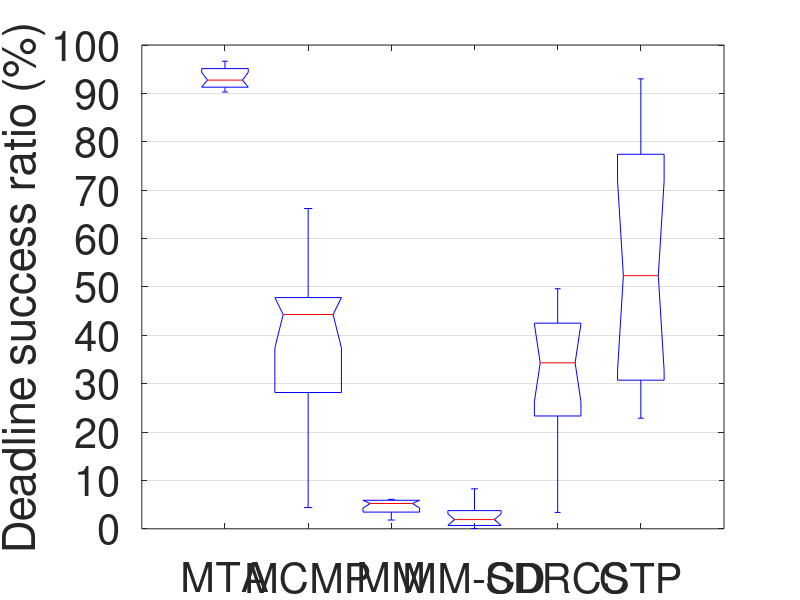

Source code (MATLAB): (Note: this script raises an error after producing the figure.)
%%%%%%%%%%%%%%%%%%%%%%%%%%%%%%%%%%%%%%%%%%%%%%%%%%%%%%%%%%%%%%%%%%%%%%%%%%%%%%%%%%%%%%%
%   Author: Xiaohui Liu (whulxh@gmail.com)
%   Date:   9/28/2011
%   Function: prepares figures for display
%%%%%%%%%%%%%%%%%%%%%%%%%%%%%%%%%%%%%%%%%%%%%%%%%%%%%%%%%%%%%%%%%%%%%%%%%%%%%%%%%%%%%%%%
%% deadline success ratio
cd ~/Dropbox/tOR/figures/;
% protocols = {'MTA'; 'M-DB'; 'M-mDQ'; 'mDQ'; 'M-FIFO'; 'M-MD';};
% 'm' for min
protocols = {'MTA'; 'MCMP'; 'MM'; 'MM-CD'; 'SDRCS'; 'CTP';};
%% Deadline success ratio
metric = 'Deadline success ratio';
PROTOCOL_CNTS = size(protocols, 1);
pdr = cell(PROTOCOL_CNTS, 1);
idx = 1;
% MTA
t = [
0.92807336286492
0.95214626391097
0.92298029010761
0.92682577752996
0.90718920310083
0.91265997962366
0.90290142415819
0.91325688998807
0.96193455492847
0.90645551802885
0.96652719665272
0.93693132640526
0.95435559010562
0.94838842166091    
];
pdr{idx} = t;
idx = idx + 1;

% MCMP
t = [
0.043876274841343
0.55268341686946
0.44941360587345
0.58566278868883
0.19360262314262
0.20664053139659
0.26458029425682
0.28746149978252
0.49511400651466
0.62837264451391
0.40899451703667
0.21383361262102
0.46343546152888
0.30792065077779
0.29829623938342
0.44774655731647
0.44205101688997
0.4721986447721
0.66201685382558
0.44385860787859  
];
pdr{idx} = t;
idx = idx + 1;

% MMSPEED
t = [
0.034570252246145
0.03102922842499
0.030540827147402
0.059712586719524
0.031788079470199
0.060789638604554
0.057971014492754
0.052382023726354
0.036334669673432
0.018177975058127
0.055555555555556
0.059011893870082
0.051702395964691
0.057072469718744
0.035192961407718
0.060969368572215
0.060560344827586    
];
pdr{idx} = t;
idx = idx + 1;

% MMSPEED-CD
t = [
0.044361525704809
0.00064892926671
0.01509900990099
0.010110736639384
0.032754010695187
0.005578202102553
0.008693552282057
0.037114261884904
0.03559083344002
0.00743123336291
0.023076923076923
0.039167182024325
0.075289980194587
0.082703423743886
0.001899134838574
0.003191489361702    
];
pdr{idx} = t;
idx = idx + 1;

% SDRCS
t = [
0.34018076660669
0.033910262744052
0.42154637780125
0.42630536128563
0.22081944495216
0.35953281894928
0.1511482501392
0.052483072109076
0.45368571514243
0.33005873465582
0.34596254048062
0.49622197112633
0.49600320477042
0.27040640530806
];
pdr{idx} = t;
idx = idx + 1;

% CTP
t = [
0.73406494040538
0.86731244601666
0.47086582484942
0.93007538734943
0.25710845429636
0.22866040390304
0.25222014782655
0.30585245138116
0.57152157507172
0.78754502152508
0.67509752817559
0.31146787683834
0.79190769558596
0.47503034047467
];
pdr{idx} = t;
idx = idx + 1;

% display
data = pdr;
group = zeros(0);
dataDisp = zeros(0);
for i = 1 : size(data, 1)
    group = [group ; ones(size(data{i})) + i - 1];
    dataDisp = [dataDisp ; data{i}];
end
figure('name', metric);
% title([metric 'for different protocols']);
h = boxplot(dataDisp * 100, group, 'notch', 'on');
set(gca, 'FontSize', 30, 'YGrid', 'on', 'xtick', 1:size(protocols, 1), 'XTickLabel', protocols, 'ytick', 0:10:100);
set(gca, 'FontSize', 30, 'YGrid', 'on');
%xlabel('Protocols');
ylabel([metric ' (%)']);
%
maximize;
set(gcf, 'Color', 'white'); % Sets figure background
export_fig 'dcr_peers_indriya_event' -eps;
export_fig 'dcr_peers_indriya_event' -jpg -zbuffer;
saveas(gcf, 'dcr_peers_indriya_event.fig');
% saveas(h, 'foo.fig');
% xticklabel_rotate(1 : size(protocols, 1), 90, protocols);

%% PDR
metric = 'Packet delivery ratio';
PROTOCOL_CNTS = size(protocols, 1);
pdr = cell(PROTOCOL_CNTS, 1);
idx = 1;
% MTA
t = [
0.9299164660909
0.95214626391097
0.92434988179669
0.92696245733788
0.90745098039216
0.91293566606971
0.90351414227991
0.91424541607898
0.96230353634578
0.90719223415208
0.96652719665272
0.93723468768951
0.95449485109936
0.95069033530572    
];
pdr{idx} = t;
idx = idx + 1;

% MCMP
t = [
0.42533509533698
0.82997416020672
0.80075424261471
0.85958904109589
0.56850134609632
0.41570117712485
0.79683740116879
0.6462734741784
0.84364820846906
0.88838891120932
0.76723788962353
0.66342916342916
0.80004019292604
0.57309817254569
0.61862835959221
0.75112877009211
0.74574554294976
0.89404313591236
0.93514515132798
0.79718618673488   
];
pdr{idx} = t;
idx = idx + 1;

% MMSPEED
t = [
0.046660395108184
0.035461975342845
0.052173913043478
0.064915758176412
0.032008830022075
0.062460831418425
0.058324496288441
0.053053588133102
0.11313789359392
0.02578735996618
0.062634062634063
0.064043915827996
0.054854981084489
0.058098952987066
0.037592481503699
0.062035266624177
0.060991379310345  
];
pdr{idx} = t;
idx = idx + 1;

% MMSPEED-CD
t = [
0.058250414593698
0.00064892926671
0.017574257425743
0.010110736639384
0.032754010695187
0.005578202102553
0.008693552282057
0.039824854045038
0.057739085904494
0.010980479148181
0.02967032967033
0.055040197897341
0.29763070295673
0.20008892841263
0.006752479426039
0.009787234042553   
];
pdr{idx} = t;
idx = idx + 1;

% SDRCS
t = [
0.60332541567696
0.45294422379554
0.86463730569948
0.73543788187373
0.75846678918351
0.7634603107044
0.64840744729958
0.5867418899859
0.89085192394071
0.64168971586623
0.70814633482932
0.79060787244644
0.82557847082495
0.54457448345615   
];
pdr{idx} = t;
idx = idx + 1;

% CTP
t = [
0.98206852385527
0.99295994993742
0.89691056910569
0.99653092006033
0.87720773759462
0.84207679826934
0.87407892582283
0.84558441558442
0.98684764309764
0.99784482758621
0.98646778409965
0.88669555448564
0.98153034300792
0.89478733610489   
];
pdr{idx} = t;
idx = idx + 1;

% display
data = pdr;
group = zeros(0);
dataDisp = zeros(0);
for i = 1 : size(data, 1)
    group = [group ; ones(size(data{i})) + i - 1];
    dataDisp = [dataDisp ; data{i}];
end
figure('name', metric);
% title([metric 'for different protocols']);
h = boxplot(dataDisp * 100, group, 'notch', 'on');
set(gca, 'FontSize', 30, 'YGrid', 'on', 'xtick', 1:size(protocols, 1), 'XTickLabel', protocols, 'ytick', 0:10:100);
ylabel([metric ' (%)']);
%
maximize;
set(gcf, 'Color', 'white'); % Sets figure background
export_fig 'pdr_peers_indriya_event' -eps;
export_fig 'pdr_peers_indriya_event' -jpg -zbuffer;
saveas(gcf, 'pdr_peers_indriya_event.fig');
% saveas(h, 'foo.fig');
% xticklabel_rotate(1 : size(protocols, 1), 90, protocols);

%% NTX
metric = 'Number of transmissions per packet delivered';
PROTOCOL_CNTS = size(protocols, 1);
pdr = cell(PROTOCOL_CNTS, 1);
idx = 1;
% MTA
t = [
9.64996954933009
9.30055101018534
10.9186969982501
10.1172312223859
10.8506194180351
10.2015995171269
10.1454126575417
10.9162295587782
9.14992982008422
10.9852464332036
9.67847304210941
10.0386606276286
9.67079749234582
10.7005532503458    
];
pdr{idx} = t;
idx = idx + 1;

% MCMP
t = [
80.4917887261429
30.6980074719801
40.5313971742543
36.9532638676065
55.9321231254933
79.441248606466
35.1078515962036
50.2603859250851
23.6795366795367
27.5201700434153
38.0408019697503
35.8676556705056
30.739512685255
62.0797182054134
50.7014981273408
42.0880019235393
40.6033686498234
29.6220562894888
25.2534125935711
36.3119413247765    
];
pdr{idx} = t;
idx = idx + 1;

% MMSPEED
t = [
965.108870967742
920.51171875
730.134146341463
578.900763358779
1026.47586206897
542.538461538462
513.036363636364
576.813602015113
290.90019193858
1315.49180327869
594.085616438356
612.382142857143
635.155172413793
550.86925795053
896.531914893617
546.63698630137
516.512367491166   
];
pdr{idx} = t;
idx = idx + 1;

% MMSPEED-CD
t = [
588.103202846975
% 49367.6666666667
1597.43661971831
3279.42857142857
978.972789115646
5613.30769230769
3397.61111111111
728.984293193717
616.951219512195
3121.38383838384
1168.05925925926
641.543071161049
105.823026315789
179.538888888889
4886.8125
3021.10869565217   
];
pdr{idx} = t;
idx = idx + 1;

% SDRCS
t = [
19.9269192913386
34.9313762866946
14.3394756554307
16.7161451121573
16.1251298026999
17.1729616724739
21.8653298528714
23.3774038461538
14.4031932773109
20.9190830721003
17.8112156712118
17.8147156136758
14.9858339680122
20.59936322632  
];
pdr{idx} = t;
idx = idx + 1;

% CTP
t = [
10.0629279426149
9.91665353710414
10.7516316171139
9.77766005751476
11.8622106560745
10.7951188182402
13.3300861745972
13.2890493011826
9.51498027508263
9.53964825671089
10.6832424006235
10.8403619909502
11.115275142315
10.927805575411
];
pdr{idx} = t;
idx = idx + 1;

% display
data = pdr;
group = zeros(0);
dataDisp = zeros(0);
for i = 1 : size(data, 1)
    group = [group ; ones(size(data{i})) + i - 1];
    dataDisp = [dataDisp ; data{i}];
end
figure('name', metric);
% title([metric 'for different protocols']);
h = boxplot(dataDisp, group, 'notch', 'on');
set(gca, 'FontSize', 30, 'YGrid', 'on', 'xtick', 1:size(protocols, 1), 'XTickLabel', protocols);
ylabel(metric);
%%
maximize;
set(gcf, 'Color', 'white'); % Sets figure background
export_fig 'ntx_peers_indriya_event' -eps;
export_fig 'ntx_peers_indriya_event' -jpg -zbuffer;
saveas(gcf, 'ntx_peers_indriya_event.fig');
% saveas(h, 'foo.fig');
% xticklabel_rotate(1 : size(protocols, 1), 90, protocols);